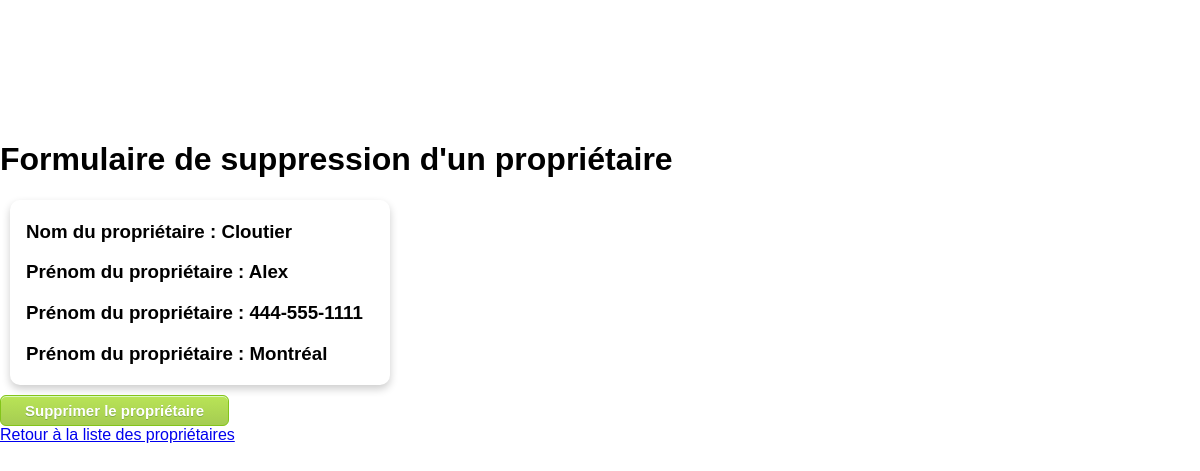
The app's page /suppression_proprietaire.php?id=2 with its own data.
### tables this page shows
CREATE TABLE `proprietaires` (
  `id` int NOT NULL,
  `nom` varchar(50) NOT NULL,
  `prenom` varchar(50) NOT NULL,
  `telephone` varchar(50) NOT NULL,
  `ville` varchar(50) NOT NULL
);

### modeles/proprietaires.php (called while the page is built, shortened)
<?php
class modele_proprietaire {
    public function __construct($id, $nom, $prenom, $telephone, $ville) {
        $this->nom = $nom;
        $this->prenom = $prenom;
        $this->telephone = $telephone;
        $this->ville = $ville;
    }
    static function connecter() {
        $mysqli = new mysqli(Db::$host, Db::$username, Db::$password, Db::$database);
        return $mysqli;
    }
    public static function ObtenirUn($id) {
        $mysqli = self::connecter();
        if ($requete = $mysqli->prepare("SELECT * FROM proprietaires WHERE id=?")) {
            $requete->bind_param("i", $id);
            $requete->execute();
            $result = $requete->get_result();
            if ($enregistrement = $result->fetch_assoc()) {
                $proprietaire = new modele_proprietaire($enregistrement['id'], $enregistrement['nom'], $enregistrement['prenom'], $enregistrement['telephone'], $enregistrement['ville']);
            }
        }
        return $proprietaire;
    }
}
?>

### vues/proprietaires/formulaireSuppressionProprietaire.php (the view)
<div class="card">
  <div class="container">
    <h3><b>Nom du propriétaire : <?= $proprietaire->nom ?></b></h3>
    <h3>Prénom du propriétaire : <?= $proprietaire->prenom ?></h3>
    <h3>Prénom du propriétaire : <?= $proprietaire->telephone ?></h3>
    <h3>Prénom du propriétaire : <?= $proprietaire->ville ?></h3>
  </div>
</div>
<form method="POST">
    <button name="boutonSupprimer" type="submit">Supprimer le propriétaire</button><br>
</form>

### css/styles.css (style rules this page uses)
html { margin:0; padding:0 }
body { margin: 100px 0 0 0; padding: 20px 0; font-family: Arial, sans-serif; }
.card { width:380px; border-radius: 10px; box-shadow: 0 4px 8px 0 rgba(0, 0, 0, 0.2); transition: 0.3s; margin:10px; }
.card .container { padding: 2px 16px; }
.card .container { margin-bottom: 10px; }
button { box-shadow: inset 0px 1px 0px 0px #d9fbbe; background: linear-gradient(to bottom, #b8e356 5%, #a5cc52 100%); background-color: #b8e356; border-radius: 6px; border: 1px solid #83c41a; display: inline-block; cursor: pointer; color: #ffffff; font-family: Arial; font-size: 15px; font-weight: bold; padding: 6px 24px; text-decoration: none; text-shadow: 0px 1px 0px #86ae47; }

### records on screen
proprietaires: nom "Cloutier", prenom "Alex", telephone "444-555-1111", ville "Montréal"
